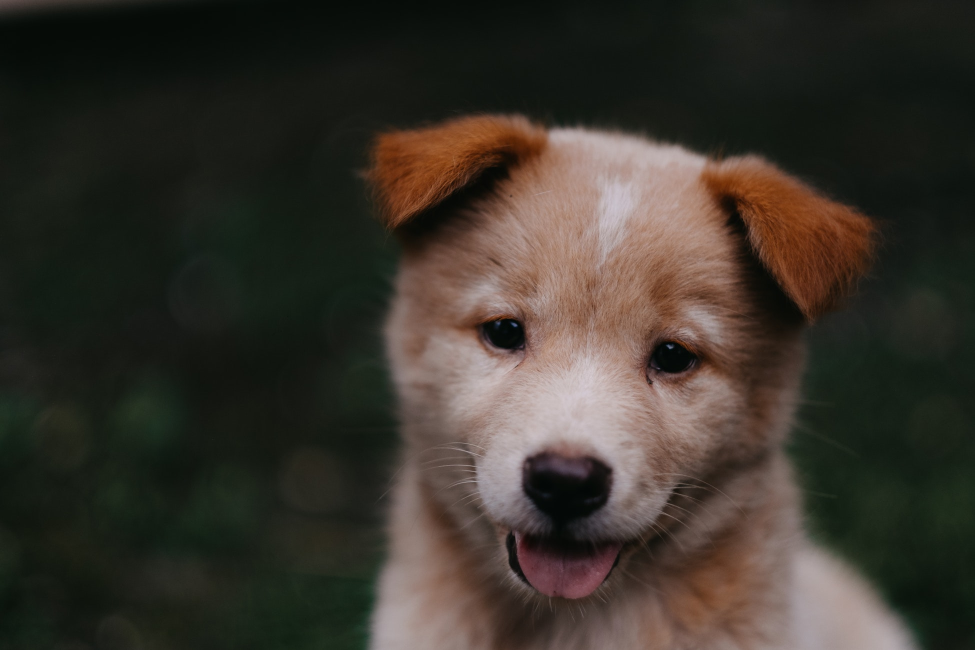
#> input picture DATA/00-puppy.jpg, 1950 x 1300 px, found by its file name (shown at 1/2 size)
$ python 03_drawing_on_images.py
#> lines starting #> are read from the running program, lines starting #| are printed output that depends on the picture
import numpy as np
import matplotlib.pyplot as plt
import cv2

img = cv2.imread('DATA/00-puppy.jpg')
#> img is the input picture: shape (1300, 1950, 3); mean B, G, R 43.8, 51.8, 57.3

blank_img = np.zeros(shape=(512,512,3), dtype=np.int16)

blank_img.shape
# plt.imshow(blank_img)

cv2.rectangle(blank_img, pt1=(340,0),pt2=(410,140),color=(0,255,0), thickness=10)
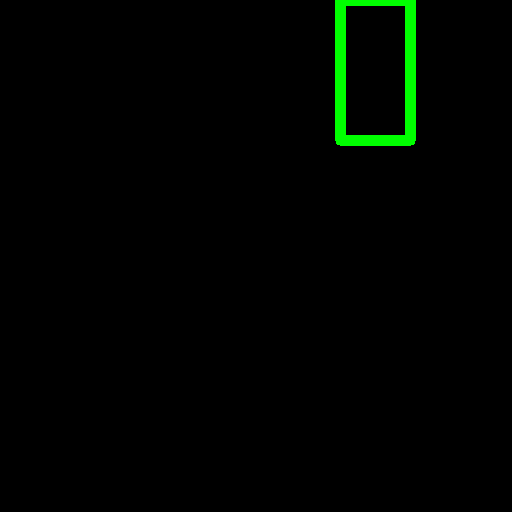
#> blank_img: shape (512, 512, 3) int16; mean of channels 0, 1, 2 0, 4.1, 0; drawn as B, G, R
plt.imshow(blank_img)
# plt.show()

cv2.rectangle(blank_img, pt1=(200,200),pt2=(300,300),color=(0,255,0), thickness=10)
plt.imshow(blank_img)
# plt.show()

cv2.circle(blank_img, center=(100,100), radius=50,color=(255,0,0), thickness=8)
plt.imshow(blank_img)
# plt.show()

cv2.circle(blank_img, center=(400,400), radius=50,color=(0,255,0), thickness=-1)
plt.imshow(blank_img)
# plt.show()

cv2.line(blank_img,pt1=(0,0),pt2=(512,512),color=(102,255,255),thickness=5)
plt.imshow(blank_img)
# plt.show()

font = cv2.FONT_HERSHEY_TRIPLEX
cv2.putText(blank_img, text='hi', org=(10,500),fontFace=font,fontScale=4,color=(255,255,255), thickness=3, lineType=cv2.LINE_AA)
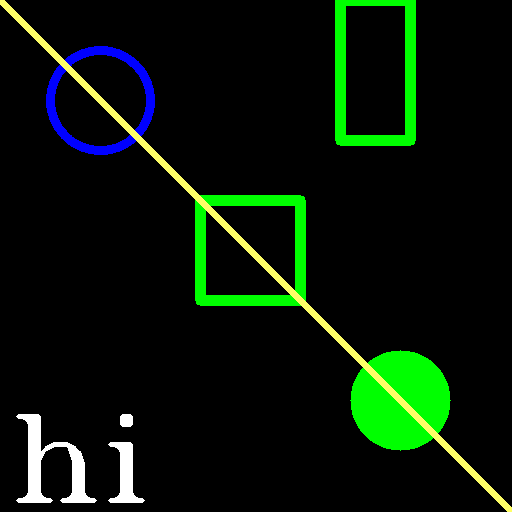
#> blank_img: shape (512, 512, 3) int16; mean of channels 0, 1, 2 7.8, 23, 7.9; drawn as B, G, R
plt.imshow(blank_img)
# plt.show()

new_blank_img = np.zeros(shape=(512,512,3), dtype=np.int32)
vertices = np.array([[100,300],[200,200],[400,300],[200,400]],dtype=np.int32)
pts = vertices.reshape((-1,1,2))

cv2.polylines(new_blank_img,[pts], isClosed=True,color=(255,0,0), thickness=4)
plt.imshow(new_blank_img)
plt.show()
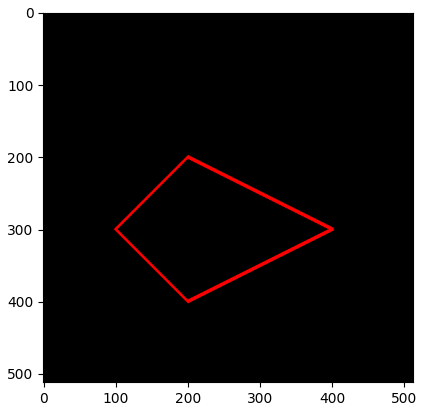
#> figure drawn by matplotlib, 1 panel
